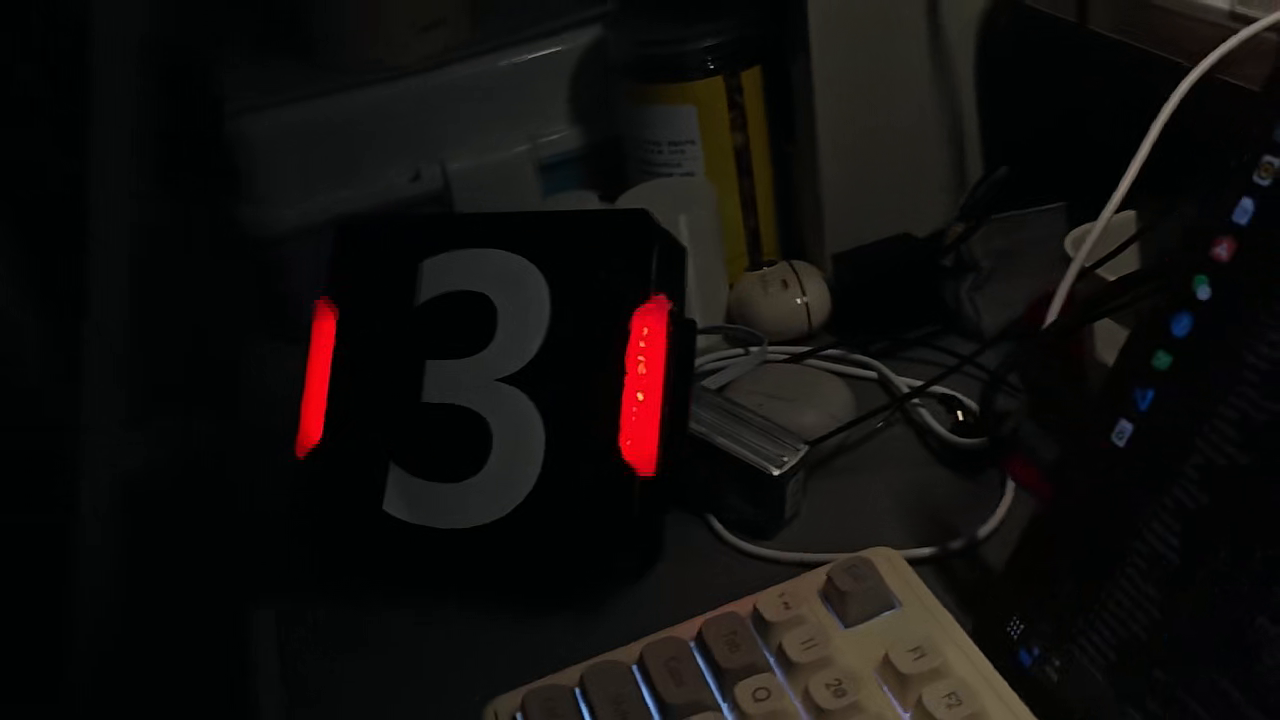
//> input picture frame 57 of vedio/3.mp4, 1280 x 720 px
$ ./armor   (built with g++ and OpenCV 4)
//> lines starting //> are read from the running program, lines starting //| are printed output that depends on the picture
//> further down, frame is the input picture: 720 rows x 1280 cols, CV_8UC3; mean B, G, R 13.1, 14.6, 16.9
#include "armor.hpp"


cv::Mat process_img(const cv::Mat &img)
{
    std::vector<cv::Mat> channels;
    cv::Mat frame,thresh_img,binary_img;
    cv::split(img, channels); //通道分离BGR
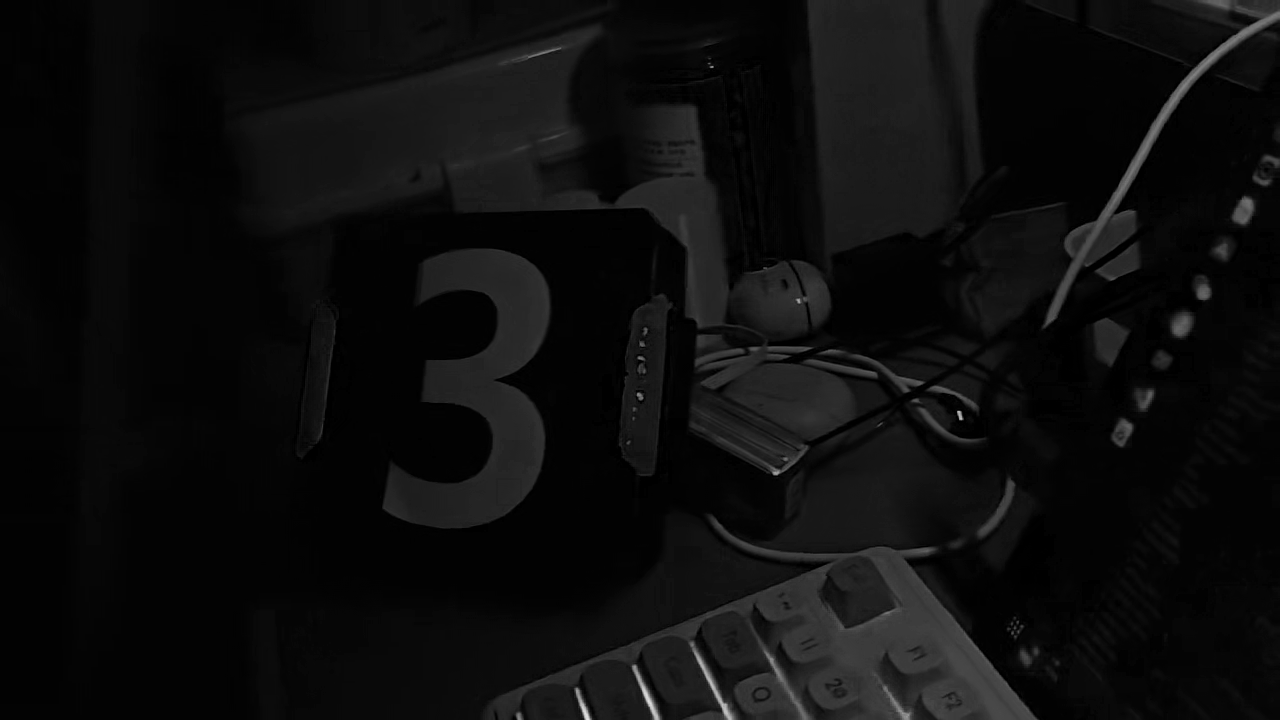
//> channels[0]: 720 rows x 1280 cols, CV_8UC1; min 0, max 229, mean 13.1
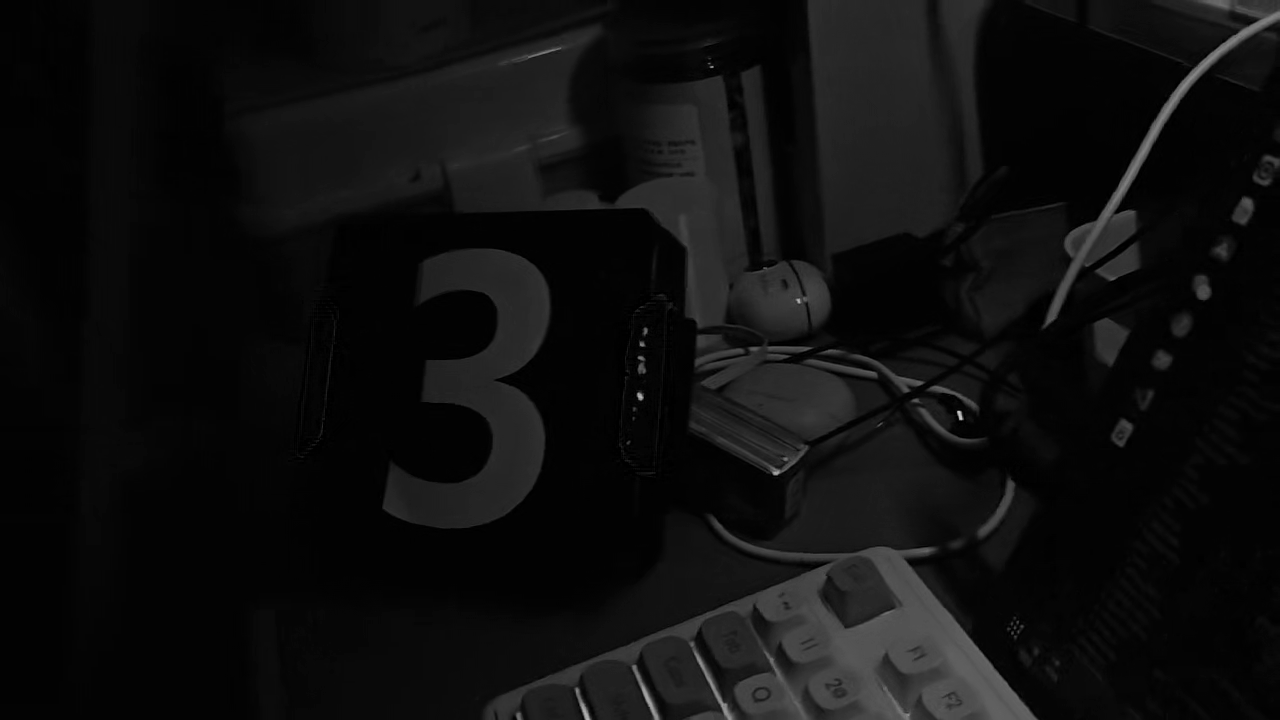
//> channels[1]: 720 rows x 1280 cols, CV_8UC1; min 0, max 203, mean 14.6
//> (the run ends here: the program needs code that is not available in this run, at `cv::GaussianBlur(channels[RED_LIGHTBARS], frame, cv::Size(5, 5), 0);`)

$ run again, starting later in the video
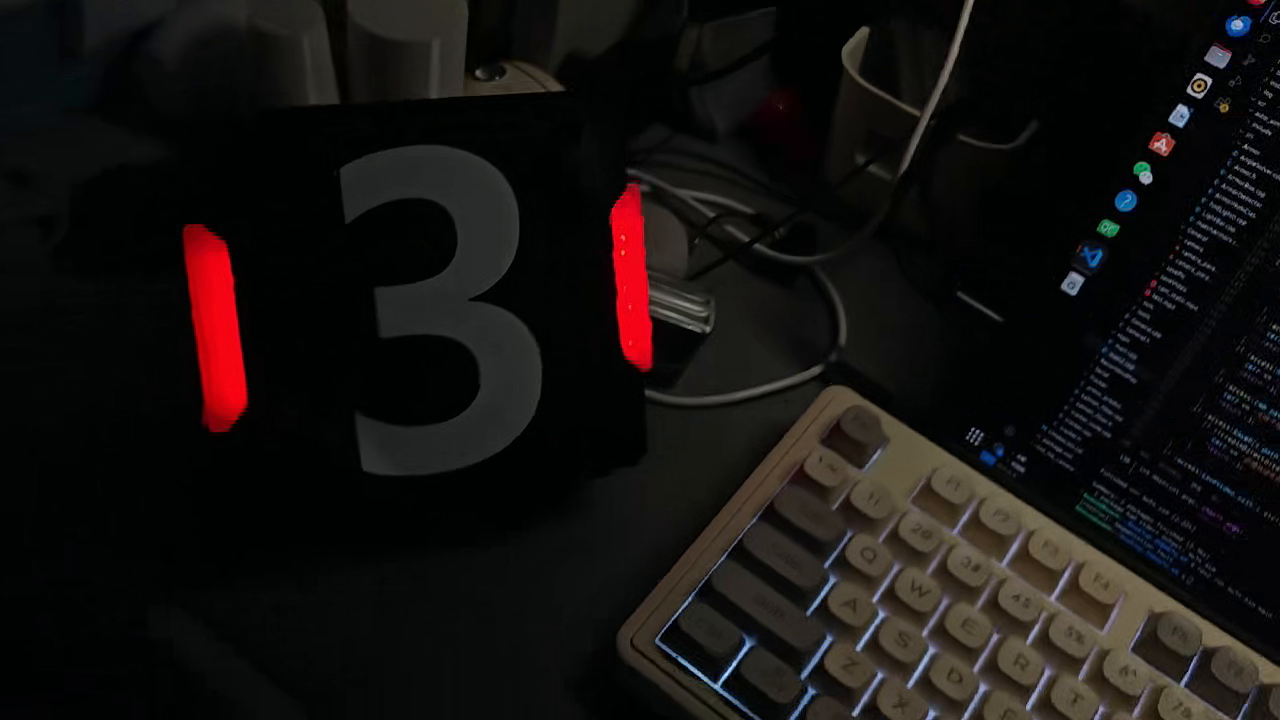
//> input picture frame 256 of vedio/3.mp4, 1280 x 720 px
//> frame is the input picture: 720 rows x 1280 cols, CV_8UC3; mean B, G, R 16.6, 17.6, 20.9
//> in process_img, `cv::split(img, channels);`:
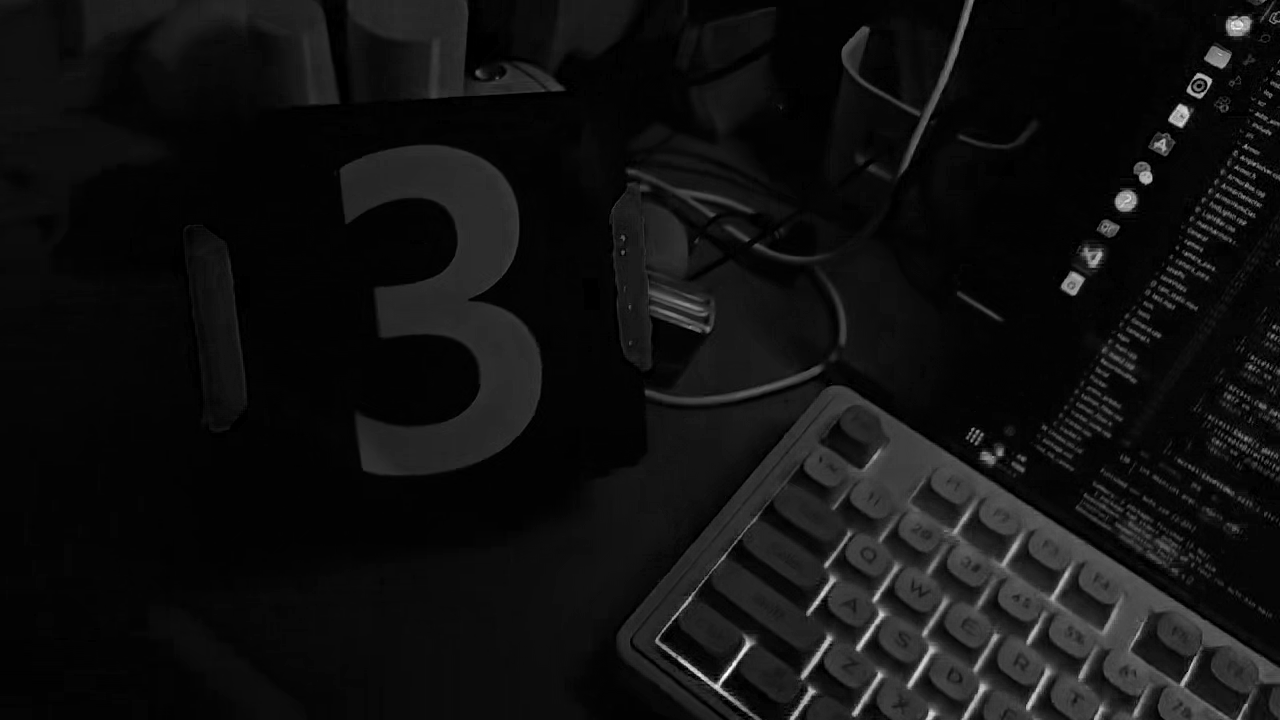
//> channels[0]: 720 rows x 1280 cols, CV_8UC1; min 0, max 255, mean 16.6
//> in process_img, `cv::split(img, channels);`:
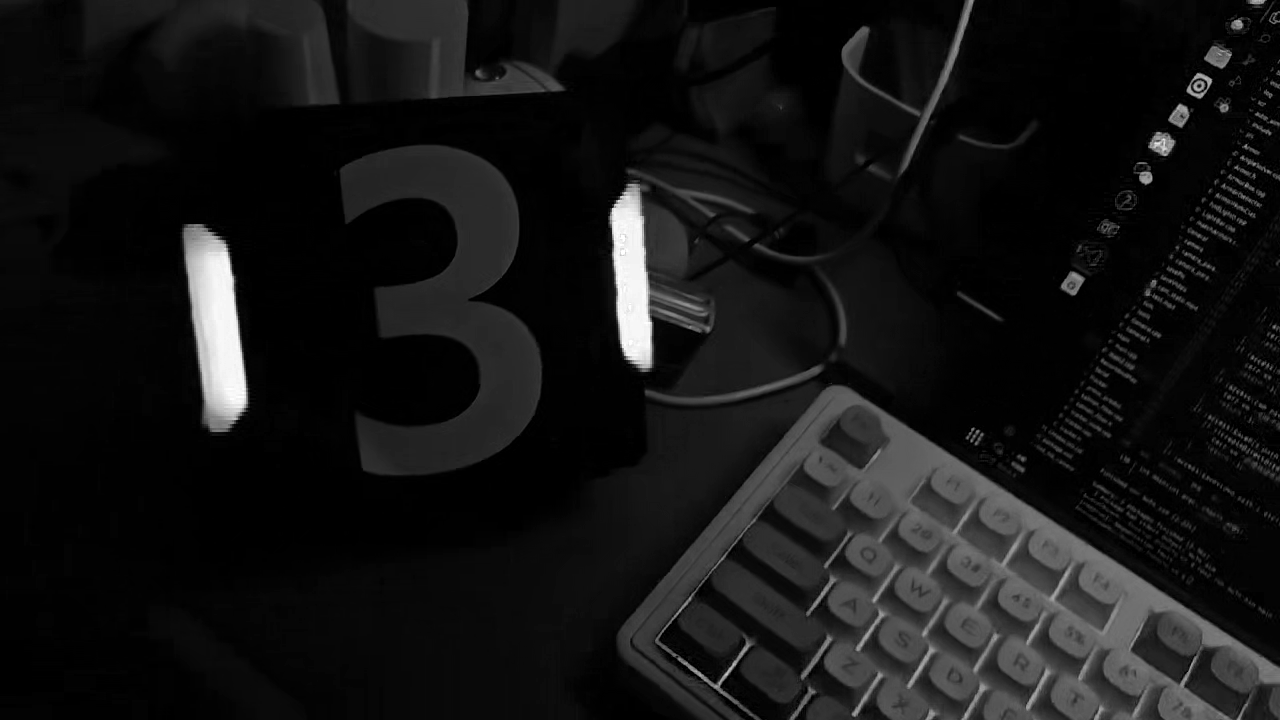
//> channels[2]: 720 rows x 1280 cols, CV_8UC1; min 0, max 255, mean 20.9

$ run again, starting later in the video
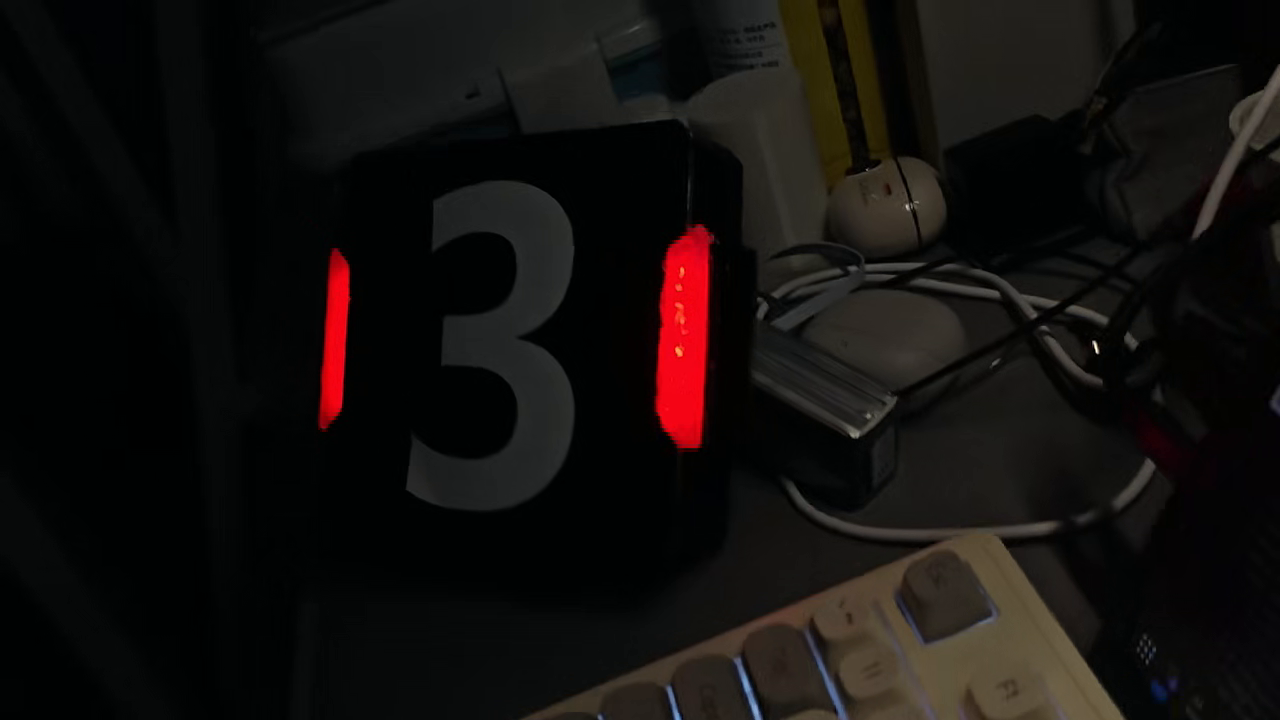
//> input picture frame 456 of vedio/3.mp4, 1280 x 720 px
//> frame is the input picture: 720 rows x 1280 cols, CV_8UC3; mean B, G, R 13.9, 15.7, 19.1
//> in process_img, `cv::split(img, channels);`:
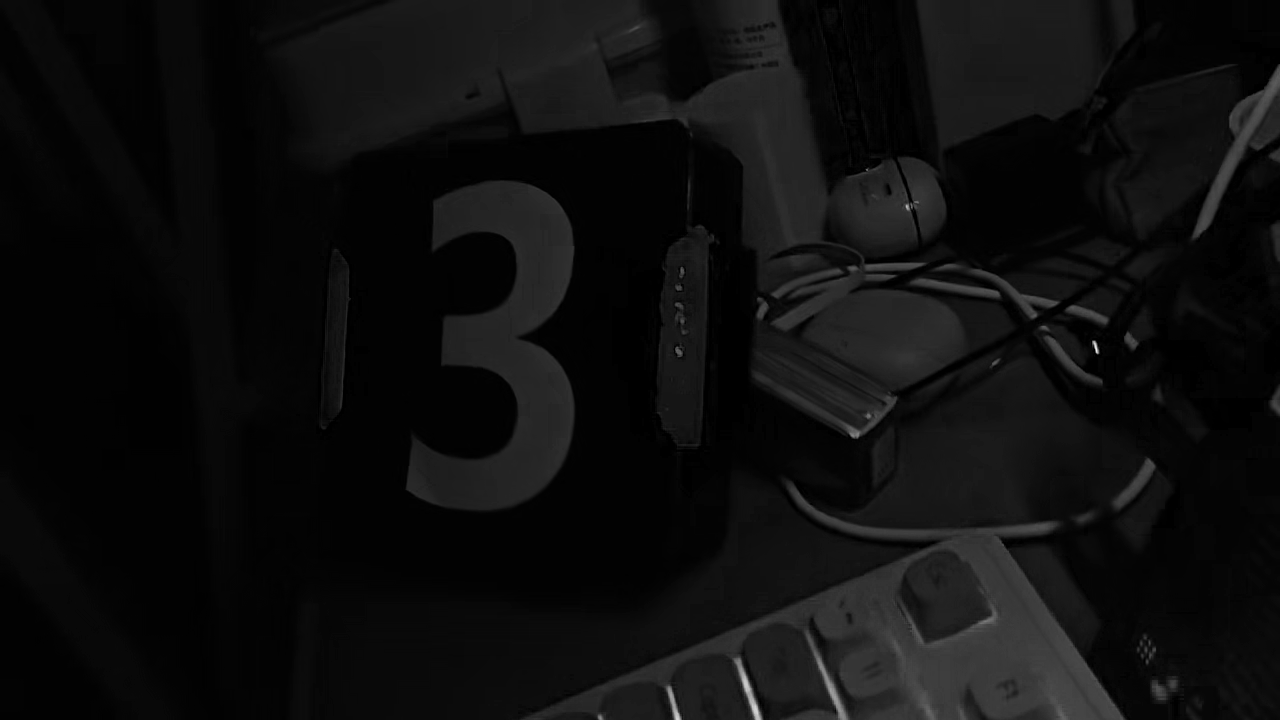
//> channels[0]: 720 rows x 1280 cols, CV_8UC1; min 0, max 242, mean 13.9
//> in process_img, `cv::split(img, channels);`:
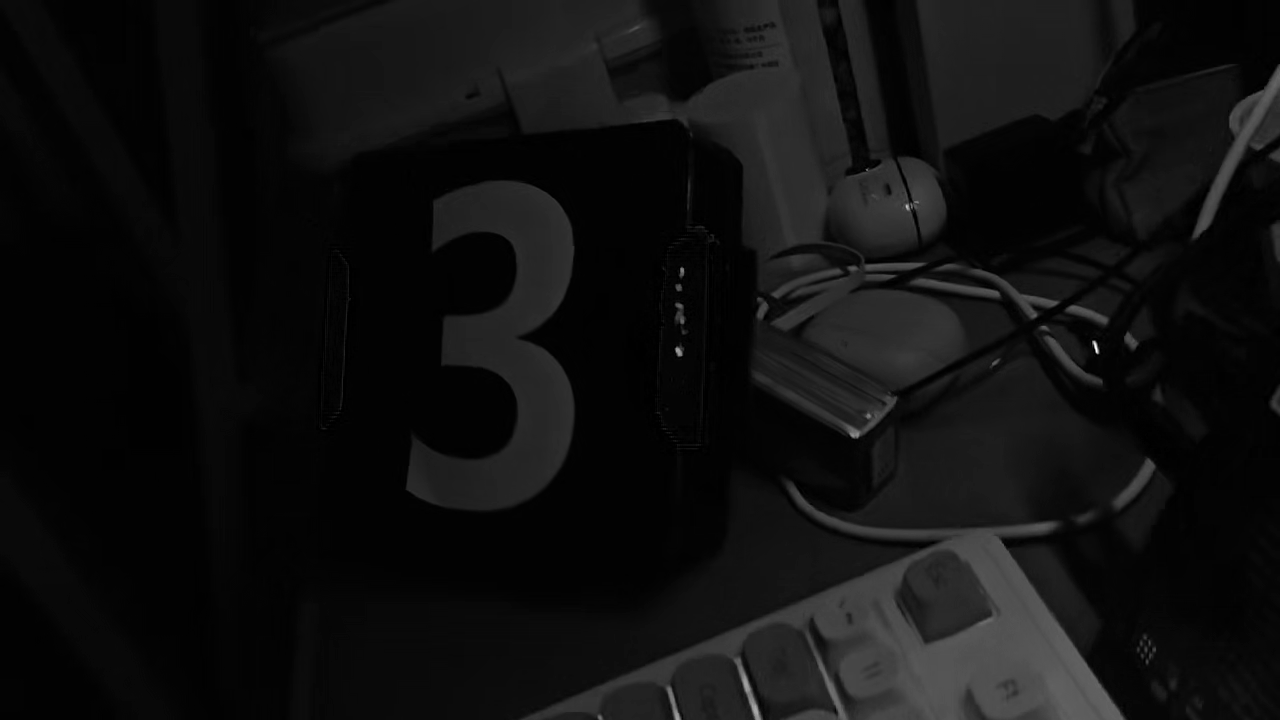
//> channels[1]: 720 rows x 1280 cols, CV_8UC1; min 0, max 255, mean 15.7
